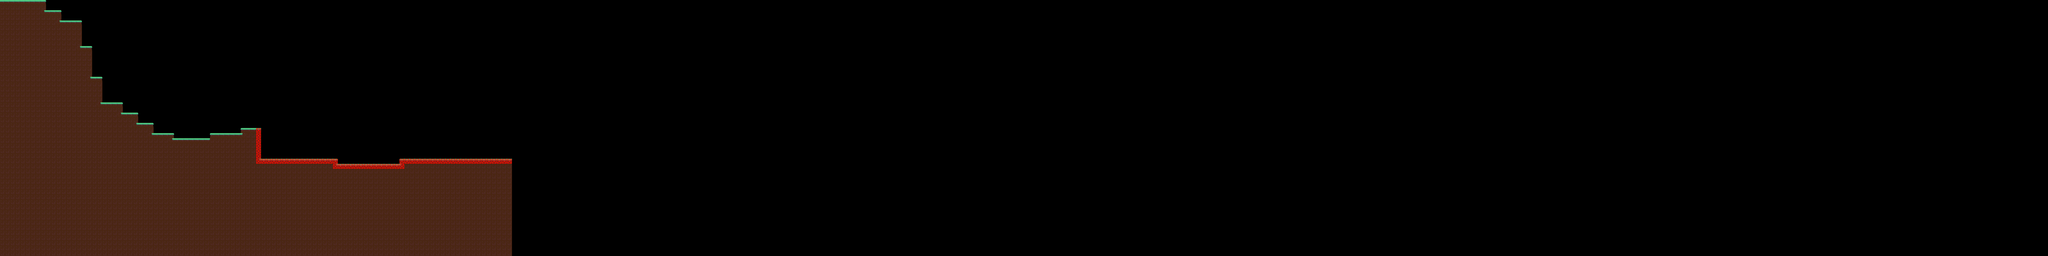

Below is a game level as drawn by its tile map, then a one-line description and the .tmx that defines it (tile-layer data replaced by summaries):
An orthogonal 400x50 tile map with 32x32 px tiles, 2 tile layers (Background, Solid), 2 hidden layers not drawn and 19 objects (15x Tree, 2x GrassField, Player, Rusher).

<map version="1.5" tiledversion="1.7.2" orientation="orthogonal" renderorder="right-down" width="400" height="50" tilewidth="32" tileheight="32" infinite="0" nextlayerid="8" nextobjectid="151">
 <editorsettings>
  <export target="../../../TheForestWaiter.Content/Content/Worlds/test.json" format="json" />
 </editorsettings>
 <tileset firstgid="1" source="world.tsx" />
 <layer id="2" name="Foreground" width="400" height="50" visible="0">
  <data>[20000 cells, 0 non-empty, 0 distinct tile ids]</data>
 </layer>
 <layer id="4" name="Middleground" width="400" height="50" visible="0">
  <data>[20000 cells, 0 non-empty, 0 distinct tile ids]</data>
 </layer>
 <layer id="5" name="Background" width="400" height="50">
  <data>[20000 cells, 2632 non-empty, 6 distinct tile ids]</data>
 </layer>
 <layer id="3" name="Solid" width="400" height="50" opacity="0.9">
  <data>[20000 cells, 58 non-empty, 1 distinct tile ids]</data>
 </layer>
 <objectgroup id="7" name="Objects">
  <object id="129" type="GrassField" x="2176" y="1024" width="160" height="32" />
  <object id="130" name="Player Spawn" type="Player" x="1728" y="992">
   <point />
  </object>
  <object id="131" type="GrassField" x="2528" y="992" width="160" height="32" />
  <object id="132" type="Tree" x="1632" y="992" width="352" height="32" />
  <object id="133" type="Tree" x="1888" y="992">
   <point />
  </object>
  <object id="134" type="Tree" x="1952" y="992">
   <point />
  </object>
  <object id="135" type="Tree" x="2208" y="1024">
   <point />
  </object>
  <object id="136" type="Tree" x="2272" y="1024">
   <point />
  </object>
  <object id="137" type="Tree" x="2336" y="1024">
   <point />
  </object>
  <object id="138" type="Tree" x="2400" y="1024">
   <point />
  </object>
  <object id="139" type="Tree" x="2624" y="992">
   <point />
  </object>
  <object id="140" type="Tree" x="2688" y="992">
   <point />
  </object>
  <object id="141" type="Tree" x="2944" y="992">
   <point />
  </object>
  <object id="142" type="Tree" x="3008" y="992">
   <point />
  </object>
  <object id="143" type="Tree" x="2784" y="992">
   <point />
  </object>
  <object id="144" type="Tree" x="2848" y="992">
   <point />
  </object>
  <object id="148" type="Rusher" x="-480" y="640">
   <point />
  </object>
  <object id="149" type="Tree" x="1152" y="864">
   <point />
  </object>
  <object id="150" type="Tree" x="832" y="704">
   <point />
  </object>
 </objectgroup>
</map>
